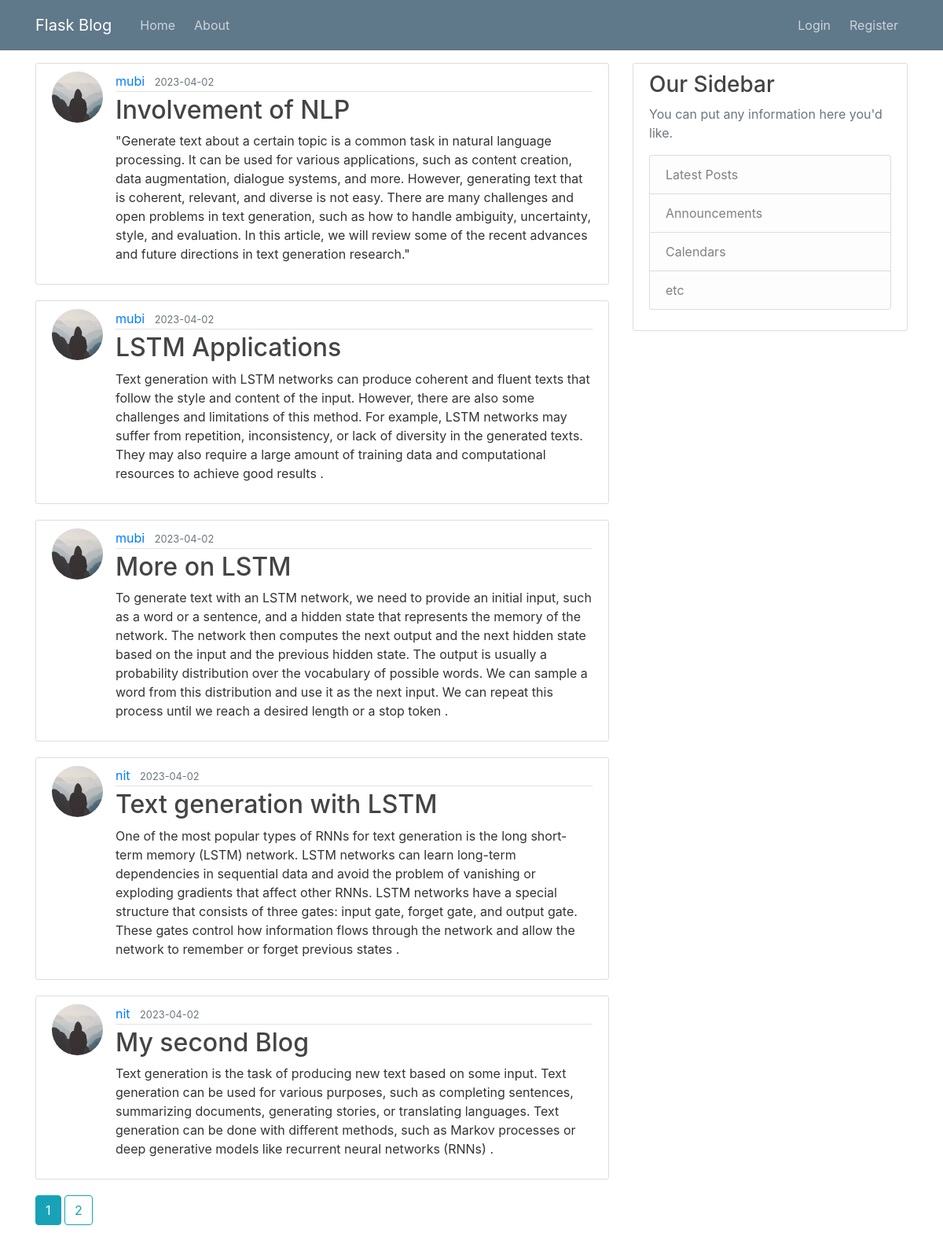
The page /home on the database its author committed.
### flaskblog/models.py (models this page shows, shortened)
class Post(db.Model):
    id = db.Column(db.Integer, primary_key=True)
    title = db.Column(db.String(100), nullable=False)
    date_posted = db.Column(db.DateTime, nullable=False, default=datetime.utcnow)
    content = db.Column(db.Text, nullable=False)
    user_id = db.Column(db.Integer, db.ForeignKey('user.id'), nullable=False)

class User(db.Model,UserMixin):
    id = db.Column(db.Integer, primary_key=True)
    username = db.Column(db.String(20), unique=True, nullable=False)
    email = db.Column(db.String(120), unique=True, nullable=False)
    image_file = db.Column(db.String(20), nullable=False, default='default.jpg')
    password = db.Column(db.String(60), nullable=False)
    posts = db.relationship('Post', backref='author', lazy=True)

### flaskblog/routes.py (the view)
@app.route("/")
@app.route("/home")
def home():
    page=request.args.get('page',1,type=int)
    posts=Post.query.order_by(Post.date_posted.desc()).paginate(page=page,per_page=5)
    return render_template('home.html', posts=posts)

### flaskblog/templates/home.html (shortened to what this page needs)
   {% extends "layout.html" %}
    {%  block content %}
        {% for post in posts.items %}
        <article class="media content-section">
          <img class="rounded-circle article-img" src="{{url_for('static',filename='profile_pics/' + post.author.image_file) }}">
            <div class="media-body">
              <div class="article-metadata">
                <a class="mr-2" href="{{url_for('user_post',username=post.author.username)}}">{{ post.author.username}}</a>
                <small class="text-muted">{{ post.date_posted.strftime('%Y-%m-%d') }}</small>
              </div>
              <h2><a class="article-title" href="{{ url_for('post',post_id=post.id)}}">{{ post.title }}</a></h2>
              <p class="article-content">{{ post.content }}</p>
            </div>
          </article>
        {% endfor %}
        {% for page_num in posts.iter_pages(left_edge=1,right_edge=1,left_current=1,right_current=2) %}
            {% if page_num %}
                {% if posts.page==page_num %}
                       <a  class="btn btn-info mb-4" href="{{url_for('home',page=page_num)}}">{{ page_num }}</a>
                {% else %}
                        <a  class="btn btn-outline-info mb-4" href="{{url_for('home',page=page_num)}}">{{ page_num }}</a>
                {% endif %}
            {% endif %}
        {% endfor %}
    {% endblock content %}

### flaskblog/templates/layout.html (shortened to what this page needs)
<!DOCTYPE html>
<html>
<head>
    <link rel="stylesheet" href="https://maxcdn.bootstrapcdn.com/bootstrap/4.0.0/css/bootstrap.min.css">
    <link rel="stylesheet" type="text/css" href="{{ url_for('static', filename='main.css') }}">
</head>
<body>
    <header class="site-header">
      <nav class="navbar navbar-expand-md navbar-dark bg-steel fixed-top">
        <div class="container">
          <a class="navbar-brand mr-4" href="/">Flask Blog</a>
          <div class="collapse navbar-collapse" id="navbarToggle">
            <div class="navbar-nav mr-auto">
              <a class="nav-item nav-link" href="{{ url_for('home') }}">Home</a>
              <a class="nav-item nav-link" href="{{ url_for('about') }}">About</a>
            </div>
            <div class="navbar-nav">
              {% if current_user.is_authenticated%}
              <a class="nav-item nav-link" href="{{ url_for('new_post') }}">New Post</a>
              <a class="nav-item nav-link" href="{{ url_for('account') }}">My Account</a>
              <a class="nav-item nav-link" href="{{ url_for('logout') }}">Logout</a>
              {% else %}
              <a class="nav-item nav-link" href="{{ url_for('login') }}">Login</a>
              <a class="nav-item nav-link" href="{{ url_for('register') }}">Register</a>
              {% endif %}
            </div>
          </div>
        </div>
      </nav>
    </header>
    <main role="main" class="container">
      <div class="row">
        <div class="col-md-8">
          {% block content %}{% endblock %}
        </div>
        <div class="col-md-4">
          <div class="content-section">
            <h3>Our Sidebar</h3>
            <p class='text-muted'>You can put any information here you'd like.
              <ul class="list-group">
                <li class="list-group-item list-group-item-light">Latest Posts</li>
                <li class="list-group-item list-group-item-light">Announcements</li>
                <li class="list-group-item list-group-item-light">Calendars</li>
                <li class="list-group-item list-group-item-light">etc</li>
              </ul>
            </p>
          </div>
        </div>
      </div>
    </main>
</body>
</html>

### flaskblog/static/main.css (style rules this page uses)
body { color: #333333; margin-top: 5rem; background-image: url(https://images.unsplash.com/photo-1542435503-956c469947f6?ixlib=rb-4.0.3&ixid=MnwxMjA3fDB8MHxzZWFyY2h8M3x8YmxvZyUyMGJhY2tncm91bmR8ZW58MHx8MHx8&auto=format&fit=crop&w=600&q=60); background-size: cover; }
h1, h2, h3, h4, h5, h6 { color: #444444; }
.bg-steel { background-color: #5f788a; }
.site-header .navbar-nav .nav-link { color: #cbd5db; margin: 7px; padding: 5px; }
.content-section { background: #ffffff; padding: 10px 20px; border: 1px solid #dddddd; border-radius: 3px; margin-bottom: 20px; }
.article-title { color: #444444; }
.article-content { white-space: pre-line; }
.article-img { height: 65px; width: 65px; margin-right: 16px; }
.article-metadata { padding-bottom: 1px; margin-bottom: 4px; border-bottom: 1px solid #e3e3e3 }

### rows shown on the page
Post: image_file (placeholder picture), author.username "mubi", date_posted "2023-04-02", title "Involvement of NLP", content "\"Generate text about a certain topic is a common task in natural language processing. It can be used for various applications, such as content creation, data augmentation, dialogue systems, and more. However, generating text that is coherent, relevant, and diverse is not easy. There are many challenges and open problems in text generation, such as how to handle ambiguity, uncertainty, style, and evaluation. In this article, we will review some of the recent advances and future directions in text generation research.\""
Post: image_file (placeholder picture), author.username "mubi", date_posted "2023-04-02", title "LSTM Applications", content "Text generation with LSTM networks can produce coherent and fluent texts that follow the style and content of the input. However, there are also some challenges and limitations of this method. For example, LSTM networks may suffer from repetition, inconsistency, or lack of diversity in the generated texts. They may also require a large amount of training data and computational resources to achieve good results ."
Post: image_file (placeholder picture), author.username "mubi", date_posted "2023-04-02", title "More on LSTM", content "To generate text with an LSTM network, we need to provide an initial input, such as a word or a sentence, and a hidden state that represents the memory of the network. The network then computes the next output and the next hidden state based on the input and the previous hidden state. The output is usually a probability distribution over the vocabulary of possible words. We can sample a word from this distribution and use it as the next input. We can repeat this process until we reach a desired length or a stop token ."
Post: image_file (placeholder picture), author.username "nit", date_posted "2023-04-02", title "Text generation with LSTM", content "One of the most popular types of RNNs for text generation is the long short-term memory (LSTM) network. LSTM networks can learn long-term dependencies in sequential data and avoid the problem of vanishing or exploding gradients that affect other RNNs. LSTM networks have a special structure that consists of three gates: input gate, forget gate, and output gate. These gates control how information flows through the network and allow the network to remember or forget previous states ."
Post: image_file (placeholder picture), author.username "nit", date_posted "2023-04-02", title "My second Blog", content "Text generation is the task of producing new text based on some input. Text generation can be used for various purposes, such as completing sentences, summarizing documents, generating stories, or translating languages. Text generation can be done with different methods, such as Markov processes or deep generative models like recurrent neural networks (RNNs) ."

### other values the page prints
{{ page_num }} "1"
{{ page_num }} "2"
